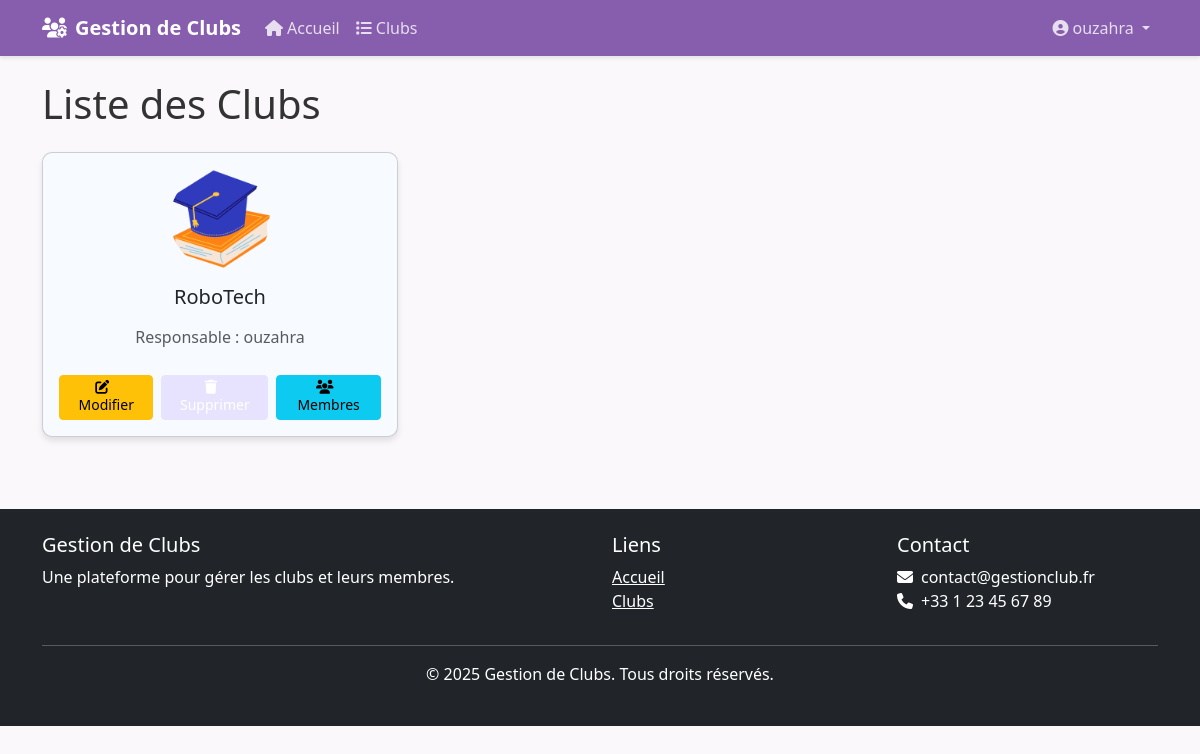
The page /clubs/liste/ (signed in) on the database as committed earlier.
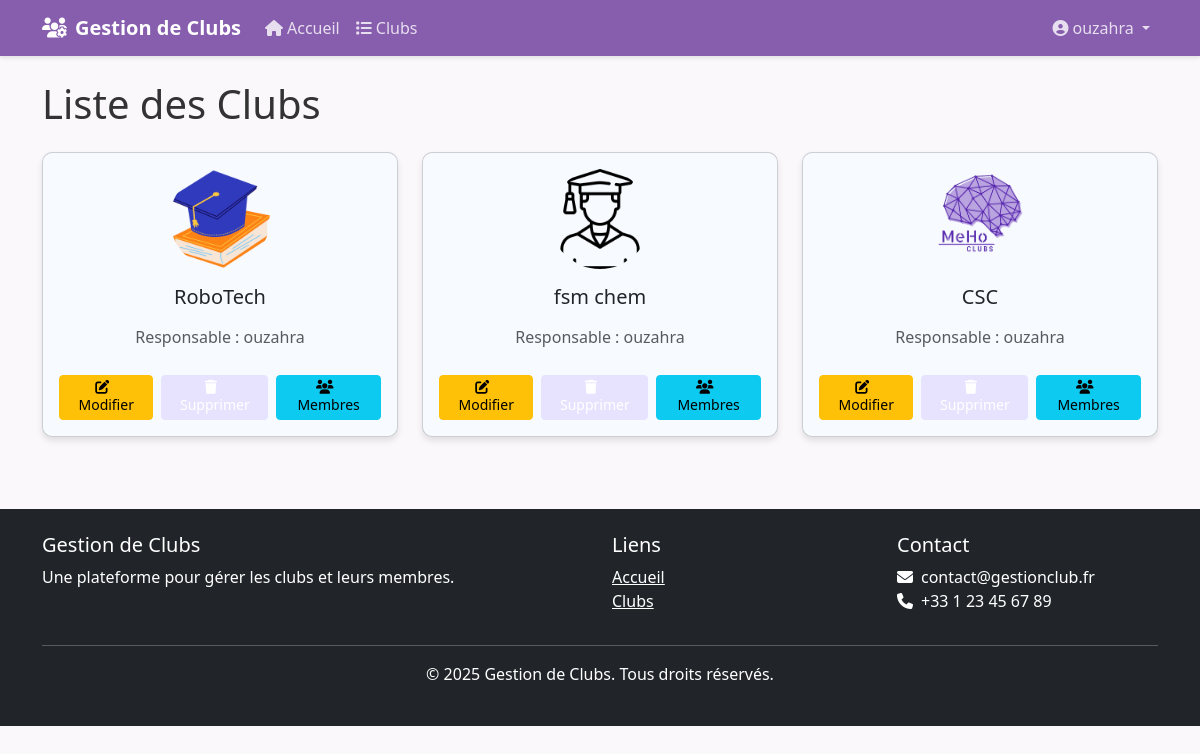
The same page on the database as committed later.
### utilisateurs/models.py (models this page shows, shortened)
class Utilisateur(AbstractUser):
    ROLE_CHOICES = [
        ('etudiant', 'Étudiant'),
        ('responsable', 'Responsable de club'),
        ('admin', 'Administrateur'),
    ]
    email = models.EmailField(unique=True)
    role = models.CharField(max_length=20, choices=ROLE_CHOICES, default='etudiant')
    profile_picture = models.ImageField(upload_to='profile_pictures/', blank=True, null=True)
    bio = models.TextField(blank=True, null=True)
    is_admin = models.BooleanField(default=False)
    is_president = models.BooleanField(default=False)
    is_club_member = models.BooleanField(default=False)

class Club(models.Model):
    nom = models.CharField(max_length=100, unique=True)
    description = models.TextField(blank=True)
    logo = models.ImageField(upload_to='clubs_logos/', blank=True, null=True)
    responsable = models.ForeignKey(Utilisateur, on_delete=models.SET_NULL, null=True, related_name='clubs_responsable')
    date_creation = models.DateTimeField(auto_now_add=True)
    membres = models.ManyToManyField(Utilisateur, related_name='clubs_membres')  # Reverse relation should be 'clubs_membres'
    is_active = models.BooleanField(default=False)

### clubs/views.py (the view)
# urls.py: path('clubs/liste/', views.liste_clubs, name='liste_clubs'),
@login_required
def liste_clubs(request):
    if request.user.role not in ['responsable', 'admin']:
        messages.error(request, "Vous n'avez pas accès à cette page.")
        return redirect('accueil')
    if request.user.role == 'responsable':
        clubs = Club.objects.filter(responsable=request.user)
    else:  # rôle 'gerant'
        clubs = Club.objects.all()
    return render(request, 'clubs/liste_clubs.html', {'clubs': clubs})

### templates/clubs/liste_clubs.html (shortened to what this page needs)
{% extends 'base.html' %}
{% load static %}
{% block content %}
<div class="fade-in">
<h1 class="mb-4">Liste des Clubs</h1>
{% if clubs %}
<div class="row">
    {% for club in clubs %}
    <div class="col-md-4 mb-4">
        <div class="card fade-in">
            <div class="card-body text-center">
                {% if club.logo %}
                <img src="{{ club.logo.url }}" alt="{{ club.nom }}" class="club-logo mb-3">
                {% else %}
                <div class="bg-secondary text-white rounded-circle d-flex align-items-center justify-content-center mx-auto mb-3" style="width: 100px; height: 100px;">
                    <i class="fas fa-users fa-3x"></i>
                </div>
                {% endif %}
                <h5 class="card-title">{{ club.nom }}</h5>
                <p class="card-text text-muted">Responsable : {{ club.responsable.username }}</p>
                <div class="d-flex justify-content-center gap-2">
                    <a href="{% url 'clubs:modifier_club' club.id %}" class="btn btn-warning btn-sm">
                        <i class="fas fa-edit me-2"></i>Modifier
                    </a>
                    <a href="{% url 'clubs:supprimer_club' club.id %}" class="btn btn-danger btn-sm">
                        <i class="fas fa-trash me-2"></i>Supprimer
                    </a>
                    <a href="{% url 'clubs:consulter_membres' club.id %}" class="btn btn-info btn-sm">
                        <i class="fas fa-users me-2"></i>Membres
                    </a>
                </div>
            </div>
        </div>
    </div>
    {% endfor %}
</div>
{% else %}
<div class="alert alert-info fade-in" role="alert">
    <i class="fas fa-info-circle me-2"></i>Aucun club pour le moment.
</div>
{% endif %}
</div>
{% endblock %}

### templates/base.html (shortened to what this page needs)
{%load static%}
<!DOCTYPE html>
<html lang="en">
<head>
    <link href="https://cdn.jsdelivr.net/npm/bootstrap@5.3.0/dist/css/bootstrap.min.css" rel="stylesheet">
    <link href="https://cdn.jsdelivr.net/npm/bootstrap-icons@1.11.1/font/bootstrap-icons.css" rel="stylesheet">
    <link rel="stylesheet" href="https://cdnjs.cloudflare.com/ajax/libs/font-awesome/6.4.0/css/all.min.css">
</head>
<body>
        <nav class="navbar navbar-expand-lg navbar-dark mb-4">
            <div class="container">
                <a class="navbar-brand" href="{% url 'accueil' %}">
                    <i class="fas fa-users-gear me-2"></i>Gestion de Clubs
                </a>
                <div class="collapse navbar-collapse" id="navbarNav">
                    <ul class="navbar-nav me-auto">
                        <li class="nav-item">
                            <a class="nav-link" >
                                <i class="fas fa-home me-1"></i>Accueil
                            </a>
                        </li>
                        <li class="nav-item">
                            <a class="nav-link" >
                                <i class="fas fa-list me-1"></i>Clubs
                            </a>
                        </li>
                    </ul>
                    <ul class="navbar-nav">
                        {% if user.is_authenticated %}
                        <li class="nav-item dropdown">
                            <a class="nav-link dropdown-toggle" href="#" id="navbarDropdown" role="button" data-bs-toggle="dropdown">
                                <i class="fas fa-user-circle me-1"></i>{{ user.username }}
                            </a>
                        </li>
                        {% endif %}
                    </ul>
                </div>
            </div>
        </nav>
        <div class="container mb-4">
            {% block content %}{% endblock %}
        </div>
        <footer class="bg-dark text-white py-4 mt-5">
            <div class="container">
                <div class="row">
                    <div class="col-md-6">
                        <h5>Gestion de Clubs</h5>
                        <p>Une plateforme pour gérer les clubs et leurs membres.</p>
                    </div>
                    <div class="col-md-3">
                        <h5>Liens</h5>
                        <ul class="list-unstyled">
                            <li><a href="{% url 'accueil' %}" class="text-white">Accueil</a></li>
                            <li><a  class="text-white">Clubs</a></li>
                        </ul>
                    </div>
                    <div class="col-md-3">
                        <h5>Contact</h5>
                        <ul class="list-unstyled">
                            <li><i class="fas fa-envelope me-2"></i>contact@gestionclub.fr</li>
                            <li><i class="fas fa-phone me-2"></i>+33 1 23 45 67 89</li>
                        </ul>
                    </div>
                </div>
                <hr>
                <div class="text-center">
                    <p>&copy; {% now "Y" %} Gestion de Clubs. Tous droits réservés.</p>
                </div>
            </div>
        </footer>
</body>
</html>

### templates/base.html (style rules this page uses)
body { font-family: 'Segoe UI', Tahoma, Geneva, Verdana, sans-serif; background-color: rgb(251, 248, 252); color: #333; }
.navbar { background-color:rgb(135, 93, 174); box-shadow: 0 2px 4px rgba(0, 0, 0, 0.1); }
.navbar-brand { font-weight: bold; color: white !important; }
.nav-link { color: rgba(255, 255, 255, 0.8) !important; transition: color 0.3s; }
.btn-danger { background-color: #e7e3ff; border-color: #e7e3ff; }
.card { border-radius: 10px; box-shadow: 0 4px 6px rgba(0, 0, 0, 0.1); transition: transform 0.3s, box-shadow 0.3s; background-color: #f7fafe; }
.btn { margin-top: 10px; }
.club-logo { width: 100px; height: 100px; object-fit: cover; border-radius: 50%; border: 3px solid var(--light-color); }
.fade-in { animation: fadeIn 0.5s; }

Rows that differ between the two databases and show on the page:
added Club: logo (picture), nom "fsm chem", responsable.username "ouzahra"
added Club: logo (picture), nom "CSC", responsable.username "ouzahra"
